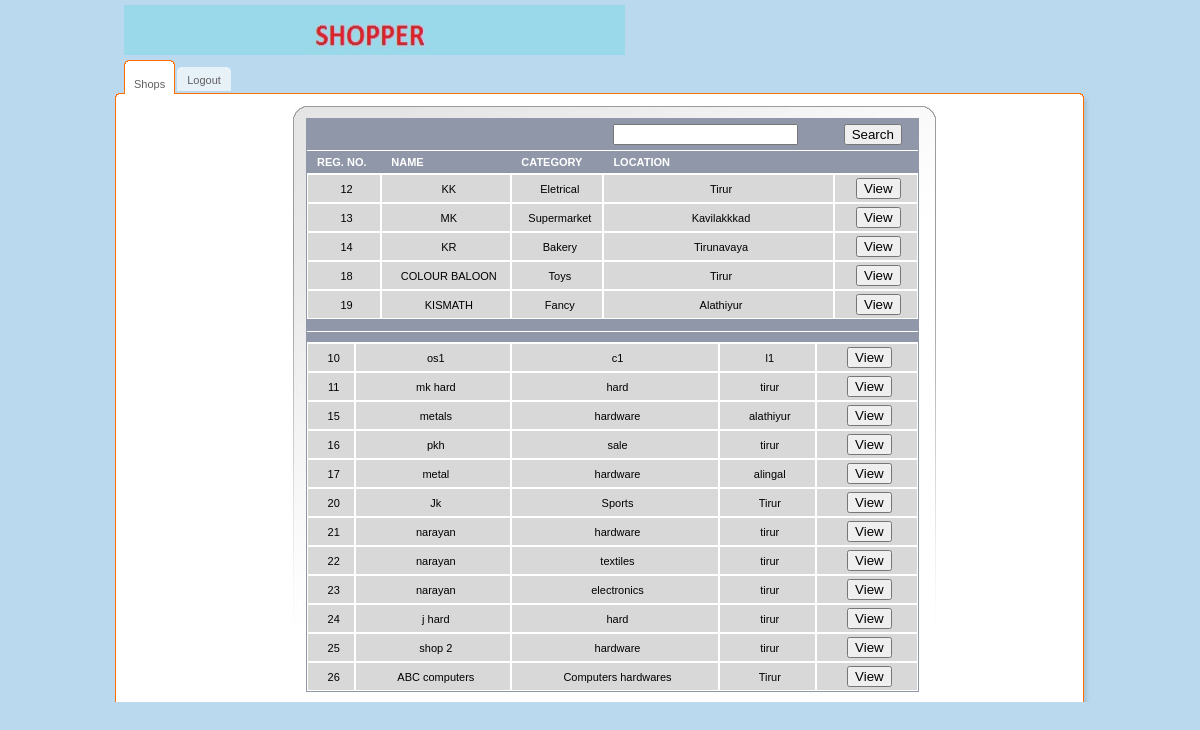
The app's page /src/shops.php?owner=8 with its own data.
### tables this page shows
CREATE TABLE IF NOT EXISTS `shop` (
  `reg.no` int(50) NOT NULL AUTO_INCREMENT,
  `name` varchar(50) NOT NULL,
  `category` varchar(50) NOT NULL,
  `location` varchar(50) NOT NULL,
  `owner` int(11) NOT NULL,
  `admin` int(11) NOT NULL DEFAULT '0',
  PRIMARY KEY (`reg.no`)
);

### src/shops.php (the view, shortened to what this page needs)
<!DOCTYPE html PUBLIC "-//W3C//DTD XHTML 1.0 Transitional//EN" "http://www.w3.org/TR/xhtml1/DTD/xhtml1-transitional.dtd">
<html>
    <head>
    </head>
    <body>
        <div id="main">
            <div id="header">
                <a href="shops.php" class="logo"><img src="../img/logos.jpeg" width="501" height="50" alt=""/></a>
                <ul id="top-navigation">
                    <li class="active"><span><span><a href="shops.php">Shops</a></span></span></li>
                    <li><span><span><a href="../index.php">Logout</a></span></span></li>
                </ul>
            </div>
            <div id="middle">
                <div id="left-column">
                </div>
                <div id="center-column">
                    <table class="listing form" cellpadding="0" cellspacing="0">
                        <tr>
                            <th class="full" ></th>
                            <th class="full" ></th>
                            <th class="full" ></th>
                            <th class="full" ><input type="text" name="search_key" value="" /></th>
                            <th class="full" ><input type="button" value="Search" name="search" /></th>
                        </tr>
                        <tr>
                            <th class="full" >Reg. No.</th>
                            <th class="full" >Name</th>
                            <th class="full" >Category</th>
                            <th class="full" >Location</th>
                            <th class="full" ></th>
                        </tr>
                        <?php
                        require 'dbconfig.php';
                        try {
                            $conn = new PDO("mysql:host=$host;dbname=$dbname", $username, $password);
                            $owner = $_GET['owner'];
                            $bill_id_sql = "SELECT * FROM SHOP where owner=$owner";
                            $result = $conn->prepare($bill_id_sql);
                            if ($result->execute()) {
                                while ($row = $result->fetch(PDO::FETCH_ASSOC)) {
                                    echo '<tr>
                            <td>' . $row['reg.no'] . '</td>
                            <td>' . $row['name'] . '</td>
                            <td>' . $row['category'] . '</td>
                            <td>' . $row['location'] . '</td>
                            <td><a href="shop_details.php?id=' . $row['reg.no'] . '"><input type="button" value="View" name="view" /></a></td>
                        </tr>';
                                }
                            } else {
                                die("Can't execute the query");
                            }
                        } catch (PDOException $pe) {
                            die("Can't connect to the database $dbname :" . $pe->getMessage());
                        }
                        ?>
                    </table>
                    <table class="listing form" cellpadding="0" cellspacing="0">
                        <tr>
                            <th class="full" ></th>
                            <th class="full" ></th>
                            <th class="full" ></th>
                            <th class="full" ></th>
                            <th class="full" ></th>
                        </tr>
                        <tr>
                            <th class="full" ></th>
                            <th class="full" ></th>
                            <th class="full" ></th>
                            <th class="full" ></th>
                            <th class="full" ></th>
                        </tr>
                        <?php
                        require 'dbconfig.php';
                        try {
                            $conn = new PDO("mysql:host=$host;dbname=$dbname", $username, $password);
                            $owner = $_GET['owner'];
                            $bill_id_sql = "SELECT * FROM SHOP where owner!=$owner";
                            $result = $conn->prepare($bill_id_sql);
                            if ($result->execute()) {
                                while ($row = $result->fetch(PDO::FETCH_ASSOC)) {
                                    echo '<tr>
                            <td>' . $row['reg.no'] . '</td>
                            <td>' . $row['name'] . '</td>
                            <td>' . $row['category'] . '</td>
                            <td>' . $row['location'] . '</td>
                            <td><a href="shop_details.php?id=' . $row['reg.no'] . '"><input type="button" value="View" name="view" /></a></td>
                        </tr>';
                                }
                            } else {
                                die("Can't execute the query");
                            }
                        } catch (PDOException $pe) {
                            die("Can't connect to the database $dbname :" . $pe->getMessage());
                        }
                        ?>
                    </table>
                </div>
            </div>
        </div>
    </body>
</html>

### css/all.css (style rules this page uses)
body { margin:0;padding:0;background:#BBD9EE;color:#000;font-family:tahoma,arial,sans-serif;font-size:11px; }
img { border:none; }
a { color:#060606;text-decoration:none }
input { vertical-align:middle }
#main { width:992px;margin:0 auto; }
#header { position:relative;width:992px;height:106px;background:url(../img/bg-header.gif) no-repeat left bottom; }
a.logo { position:absolute;top:5px;left:20px; }
#top-navigation { position:absolute;top:60px;left:20px;margin:0;padding:0;list-style:none; }
#top-navigation li { float:left;margin:0 3px 0 0;height:34px;background:url(../img/tab.gif) repeat-x top; }
#top-navigation li a { float:left;display:block;height:20px;line-height:19px;color:#606060;padding:4px 0 0 0; }
#top-navigation li span { float:left;background:url(../img/tab-left.gif) no-repeat left top; }
#top-navigation li span span { background:url(../img/tab-right.gif) no-repeat right top;padding:7px 10px 0 10px; }
#top-navigation li.active { padding:0;height:34px;background:url(../img/tab-active.gif) repeat-x top;margin-right:2px; }
#top-navigation li.active span { background:url(../img/tab-active-left.gif) no-repeat left top;height:34px; }
#top-navigation li.active span span { background:url(../img/tab-active-right.gif) no-repeat right top;height:23px;padding:11px 10px 0 10px;line-height:19px;color:#606060; }
#middle { float:left;width:967px;background:url(../img/bg-middle.gif) repeat-y left;padding:0 13px 0 12px; }
#left-column { float:left;padding:1px 14px 0 12px;width:151px; }
#center-column { float:left;width:614px;background:url(../img/bg-center-column.jpg) no-repeat left top;min-height:584px;padding:12px 16px 0 13px; }
table.listing { border-bottom:1px solid #9097A9;width:613px;padding:0;margin:0;border:1px solid #9097A9; }
table.listing th { border-top:0!important; }
table.listing th.full { border-left:0;border-right:0!important;text-align:left;text-transform:uppercase; }
table.listing td,table.listing th { border:1px solid #fff;text-align:center; }
table.listing th { background:#9097A9;color:#fff;padding:5px; }
table.listing td { background:#D8D8D8;color:#000;padding:3px 5px; }
table.form th,table.form td { padding-left:10px; }

### records on screen
shop: no "12", name "KK", category "Eletrical", location "Tirur"
shop: no "13", name "MK", category "Supermarket", location "Kavilakkkad"
shop: no "14", name "KR", category "Bakery", location "Tirunavaya"
shop: no "18", name "COLOUR BALOON", category "Toys", location "Tirur"
shop: no "19", name "KISMATH", category "Fancy", location "Alathiyur"
shop: no "10", name "os1", category "c1", location "l1"
shop: no "11", name "mk hard", category "hard", location "tirur"
shop: no "15", name "metals", category "hardware", location "alathiyur"
shop: no "16", name "pkh", category "sale", location "tirur"
shop: no "17", name "metal", category "hardware", location "alingal"
shop: no "20", name "Jk", category "Sports", location "Tirur"
shop: no "21", name "narayan", category "hardware", location "tirur"
shop: no "22", name "narayan", category "textiles", location "tirur"
shop: no "23", name "narayan", category "electronics", location "tirur"
shop: no "24", name "j hard", category "hard", location "tirur"
shop: no "25", name "shop 2", category "hardware", location "tirur"
shop: no "26", name "ABC computers", category "Computers hardwares", location "Tirur"
